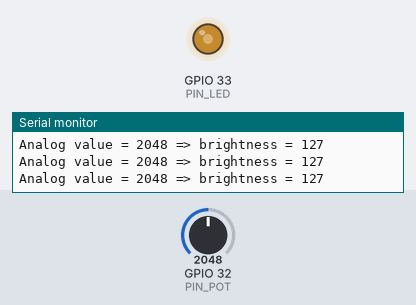
Bench run of a sketch on a simulated ESP32. Parts: output pins drawn as LEDs (lit = HIGH), the last lines printed to the serial monitor. Inputs (shaded band) come from the test bench; at power-on: GPIO 32 (PIN_POT) = 2048.

Above: at 1.2 s.
1.3 s: GPIO 32 (PIN_POT) set to 2866
At 1.8 s:
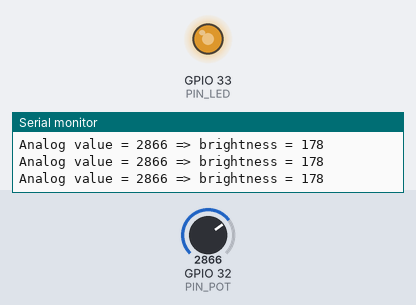
2.8 s: GPIO 32 (PIN_POT) set to 3603
At 3.4 s:
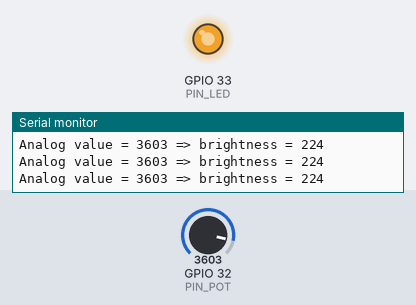
4.3 s: GPIO 32 (PIN_POT) set to 491
At 5.0 s:
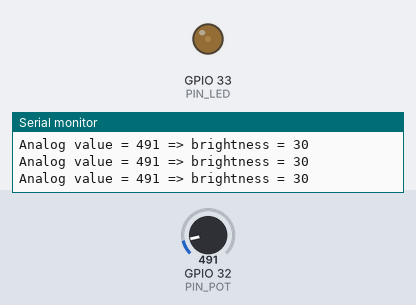
5.8 s: GPIO 32 (PIN_POT) set to 0
At 6.5 s:
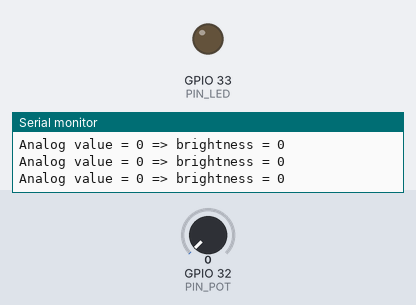
7.3 s: GPIO 32 (PIN_POT) set to 2047
At 8.6 s:
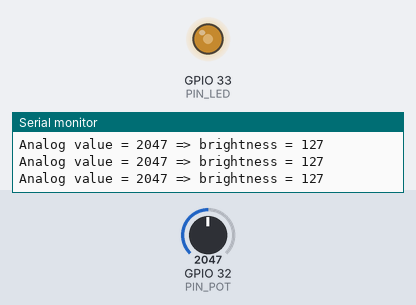
Timing chart, 0 to 9.8 s (numbered marks = the images above; inputs shaded):
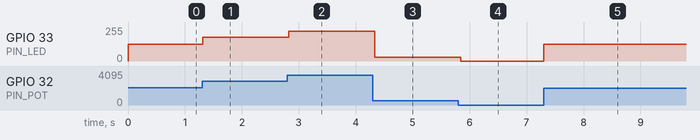

Measured:
- after the input at 1.3 s, GPIO 33 (PIN_LED): 127/255 → 178/255 at once
- after the input at 2.8 s, GPIO 33 (PIN_LED): 178/255 → 224/255 at once
- after the input at 4.3 s, GPIO 33 (PIN_LED): 224/255 → 30/255 at once
- after the input at 5.8 s, GPIO 33 (PIN_LED): 30/255 → 0/255 at once
- after the input at 7.3 s, GPIO 33 (PIN_LED): 0/255 → 127/255 at once

The sketch:

Potenciometer.ino
```cpp
// Usa el potenciómetro como sensor para encender o apagar el LED

#define PIN_LED 33
#define PIN_POT 32

void setup() {
  pinMode(PIN_LED,OUTPUT);
  Serial.begin(115200);
}

void loop() {
  int POT_VALUE = analogRead(PIN_POT);

  // ajusta el brillo (valor entre 0 y 255)
  int brightness = map(POT_VALUE, 0, 4095, 0, 255);

  analogWrite(PIN_LED, brightness);


  Serial.print("Analog value = ");
  Serial.print(POT_VALUE);
  Serial.print(" => brightness = ");
  Serial.println(brightness);
  delay(50);
}
```
